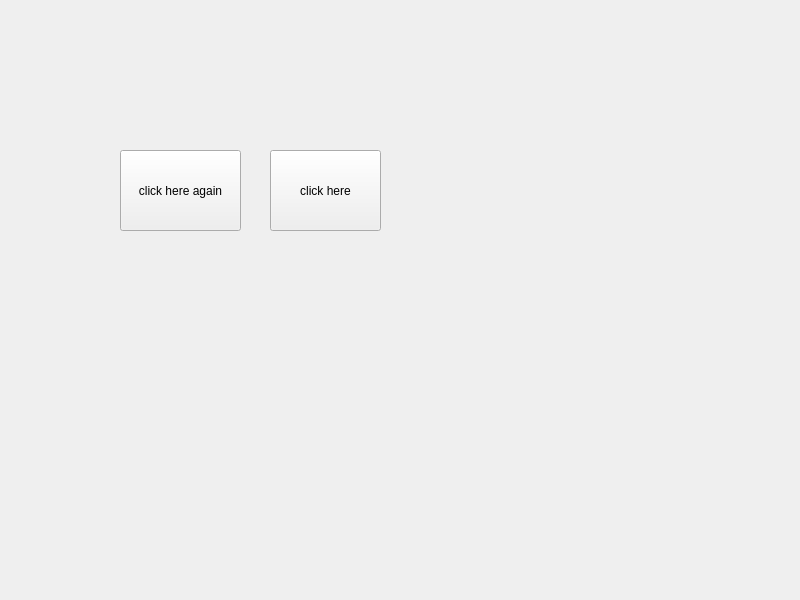
<?xml version="1.0" encoding="UTF-8"?>
<ui version="4.0">
 <class>Widget</class>
 <widget class="QWidget" name="Widget">
  <property name="geometry">
   <rect>
    <x>0</x>
    <y>0</y>
    <width>800</width>
    <height>600</height>
   </rect>
  </property>
  <property name="windowTitle">
   <string>Widget</string>
  </property>
  <widget class="QPushButton" name="pushButton">
   <property name="geometry">
    <rect>
     <x>270</x>
     <y>150</y>
     <width>111</width>
     <height>81</height>
    </rect>
   </property>
   <property name="text">
    <string>click here</string>
   </property>
  </widget>
  <widget class="QPushButton" name="pushButton_2">
   <property name="geometry">
    <rect>
     <x>120</x>
     <y>150</y>
     <width>121</width>
     <height>81</height>
    </rect>
   </property>
   <property name="text">
    <string>click here again</string>
   </property>
  </widget>
 </widget>
 <resources/>
 <connections/>
</ui>
